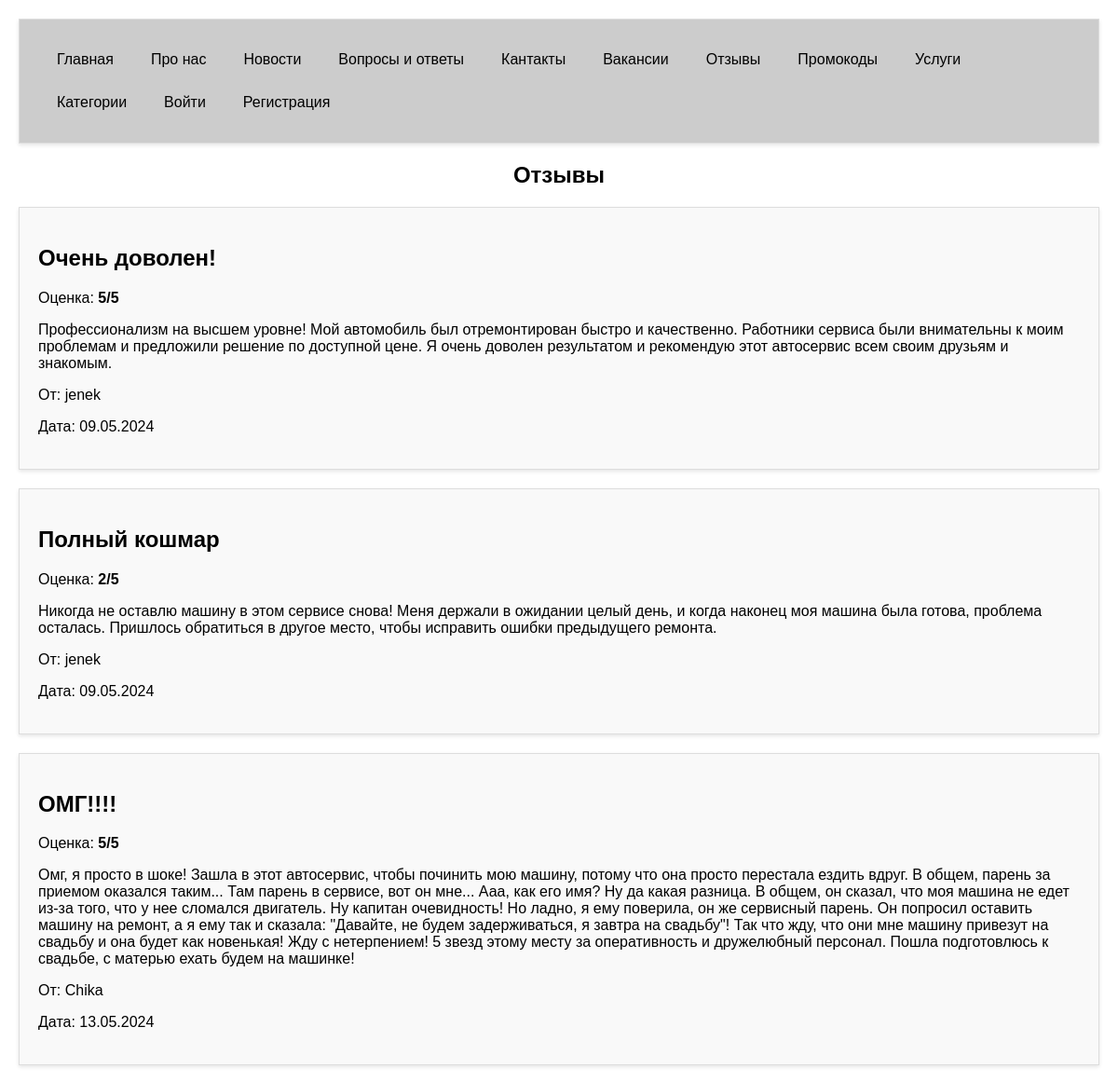
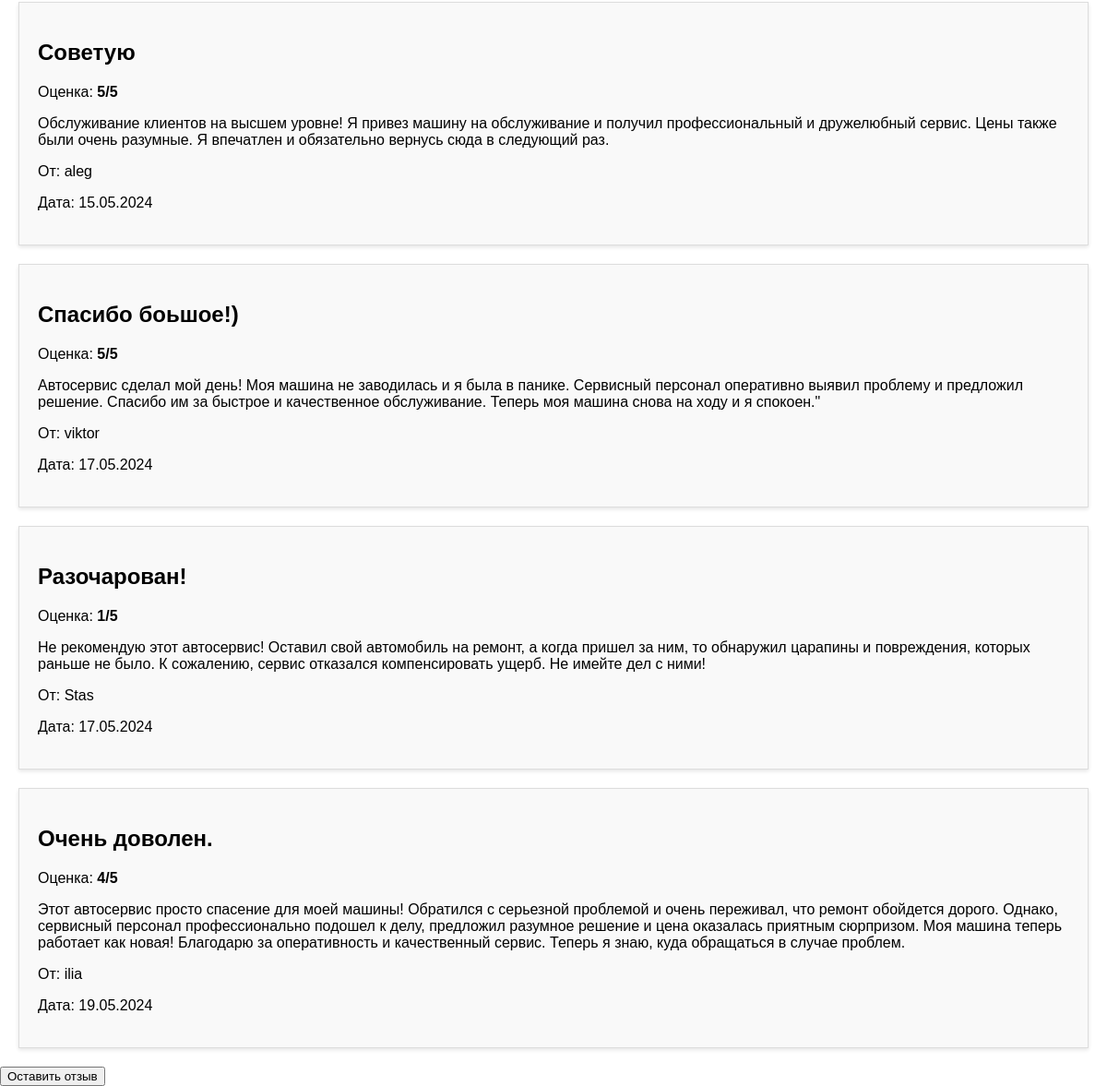
The app's page /reviews/ with its own data (2 pictures, top to bottom).
### sto/models.py (models this page shows, shortened)
class Review(models.Model):
    title = models.CharField(max_length=100)
    rating = models.IntegerField()
    text = models.TextField()
    date = models.DateField(auto_now_add=True)
    user = models.ForeignKey(User, related_name="reviews", on_delete=models.CASCADE)

class User(AbstractUser):
    status = (
        ("client","client"),
        ("staff","staff")
    )
    def validate_phone(value):
        phone_pattern = re.compile(r'\+375\((29|33|44|25)\)\d{7}')
        if not re.fullmatch(phone_pattern, str(value)):
            raise django.forms.ValidationError("Неверный формат номера телефона (правильный: +375(XX)XXXXXXX.")
    def validate_age(value):
        if value < 18 or value > 100:
            raise django.forms.ValidationError("Только для людей старше 18 лет.")
    status = models.CharField(choices=status, default="client", max_length=6)
    age = models.PositiveSmallIntegerField(validators=[validate_age])
    phone = models.CharField(max_length=15, validators=[validate_phone])
    address = models.CharField(max_length=255)
    timezone = get_localzone_name()
    groups = None
    user_permissions = None

### sto/views.py (the view)
# urls.py: path('reviews/', views.reviews, name='reviews'),
def reviews(request):
    reviews = Review.objects.all()
    return render(request, 'reviews.html', {'reviews': reviews})

### sto/templates/reviews.html (shortened to what this page needs)
<!DOCTYPE html>
<head>
</head>
<div class="navbar">
    <a href="{% url 'home' %}">Главная</a>
    <a href="{% url 'about' %}">Прo нас</a>
    <a href="{% url 'news' %}">Новости</a>
    <a href="{% url 'terms' %}">Вопросы и ответы</a>
    <a href="{% url 'contacts' %}">Кантакты</a>
    <a href="{% url 'vacancies' %}">Вакансии</a>
    <a href="{% url 'reviews' %}">Отзывы</a>
    <a href="{% url 'promocodes' %}">Промокоды</a>
    <a href="{% url 'cars' %}">Услуги</a>
    <a href="{% url 'catigories' %}">Категории</a>
    {% if user.is_authenticated %}
        {% if is_super %}
            <a href="{% url 'suppliers' %}">Поставщики</a>
            <a href="{% url 'departments' %}">Филиалы</a>
            <a href="{% url 'department_revenue_chart' %}">Графики выручки по филиалам</a>
            <a href="{% url 'pribor_stat' %}">Статистика по услугам</a>
            <a href="{% url 'clients' %}">Статистика клиентов</a>
            <a href="{% url 'sales' %}">Продаж</a>
            <a href="{% url 'logout' %}">Выйти</a>
        {% elif user.is_staff %}
            <a href="{% url 'suppliers' %}">Поставщики</a>
            <a href="{% url 'orders' %}">Заказы</a>
            <a href="{% url 'logout' %}">Выйти</a>
        {% else %}
            <a href="{% url 'departments' %}">Филиалы</a>
            <a href="{% url 'orders_list' user.id  %}">Мои заказы</a>
            <a href="{% url 'deteil_facts' %}">Факты</a>
            <a href="{% url 'logout' %}">Выйти</a>
        {% endif %}
    {% else %}
        <a href="{% url 'login' %}">Войти</a>
        <a href="{% url 'register' %}">Регистрация</a>
    {% endif %}
</div>
<body>
    <h1>Отзывы</h1>
    {% for review in reviews %}
        <div>
            <h2>{{ review.title }}</h2>
            <p>Оценка: <b>{{ review.rating }}/5</b></p>
            <p>{{ review.text }}</p>
            <p>От: {{ review.user.username }}</p>
            <p>Дата: {{ review.date|date:"d.m.Y" }}</p>
        </div>
    {% endfor %}
    {% if not user.is_staff %}
    <form action="{% url 'add_review' %}" method="get">
        <button type="submit">Оставить отзыв</button>
    </form>
    {% endif %}
</body>
</html>

### sto/templates/reviews.html (style rules this page uses)
body { font-family: Arial, sans-serif; margin: 0; padding: 0; }
.navbar { background-color: #333; background-color: #ccc; overflow: hidden; }
.navbar a { float: left; display: block; color: black; text-align: center; padding: 14px 20px; text-decoration: none; }
h1 { font-size: 24px; text-align: center; margin-top: 20px; }
div { margin: 20px; padding: 20px; background-color: #f9f9f9; border: 1px solid #ddd; box-shadow: 0 2px 4px rgba(0, 0, 0, 0.1); }

### records on screen
Review: title "Очень доволен!", rating "5", text "Профессионализм на высшем уровне! Мой автомобиль был отремонтирован быстро и качественно. Работники сервиса были внимательны к моим проблемам и предложили решение по доступной цене. Я очень доволен результатом и рекомендую этот автосервис всем своим друзьям и знакомым.", user.username "jenek", date "09.05.2024"
Review: title "Полный кошмар", rating "2", text "Никогда не оставлю машину в этом сервисе снова! Меня держали в ожидании целый день, и когда наконец моя машина была готова, проблема осталась. Пришлось обратиться в другое место, чтобы исправить ошибки предыдущего ремонта.", user.username "jenek", date "09.05.2024"
Review: title "ОМГ!!!!", rating "5", text "Омг, я просто в шоке! Зашла в этот автосервис, чтобы починить мою машину, потому что она просто перестала ездить вдруг. В общем, парень за приемом оказался таким... Там парень в сервисе, вот он мне... Ааа, как его имя? Ну да какая разница. В общем, он сказал, что моя машина не едет из-за того, что у нее сломался двигатель. Ну капитан очевидность! Но ладно, я ему поверила, он же сервисный парень. Он попросил оставить машину на ремонт, а я ему так и сказала: \"Давайте, не будем задерживаться, я завтра на свадьбу\"! Так что жду, что они мне машину привезут на свадьбу и она будет как новенькая! Жду с нетерпением! 5 звезд этому месту за оперативность и дружелюбный персонал. Пошла подготовлюсь к…", user.username "Chika", date "13.05.2024"
Review: title "Советую", rating "5", text "Обслуживание клиентов на высшем уровне! Я привез машину на обслуживание и получил профессиональный и дружелюбный сервис. Цены также были очень разумные. Я впечатлен и обязательно вернусь сюда в следующий раз.", user.username "aleg", date "15.05.2024"
Review: title "Спасибо боьшое!)", rating "5", text "Автосервис сделал мой день! Моя машина не заводилась и я была в панике. Сервисный персонал оперативно выявил проблему и предложил решение. Спасибо им за быстрое и качественное обслуживание. Теперь моя машина снова на ходу и я спокоен.\"", user.username "viktor", date "17.05.2024"
Review: title "Разочарован!", rating "1", text "Не рекомендую этот автосервис! Оставил свой автомобиль на ремонт, а когда пришел за ним, то обнаружил царапины и повреждения, которых раньше не было. К сожалению, сервис отказался компенсировать ущерб. Не имейте дел с ними!", user.username "Stas", date "17.05.2024"
Review: title "Очень доволен.", rating "4", text "Этот автосервис просто спасение для моей машины! Обратился с серьезной проблемой и очень переживал, что ремонт обойдется дорого. Однако, сервисный персонал профессионально подошел к делу, предложил разумное решение и цена оказалась приятным сюрпризом. Моя машина теперь работает как новая! Благодарю за оперативность и качественный сервис. Теперь я знаю, куда обращаться в случае проблем.", user.username "ilia", date "19.05.2024"
